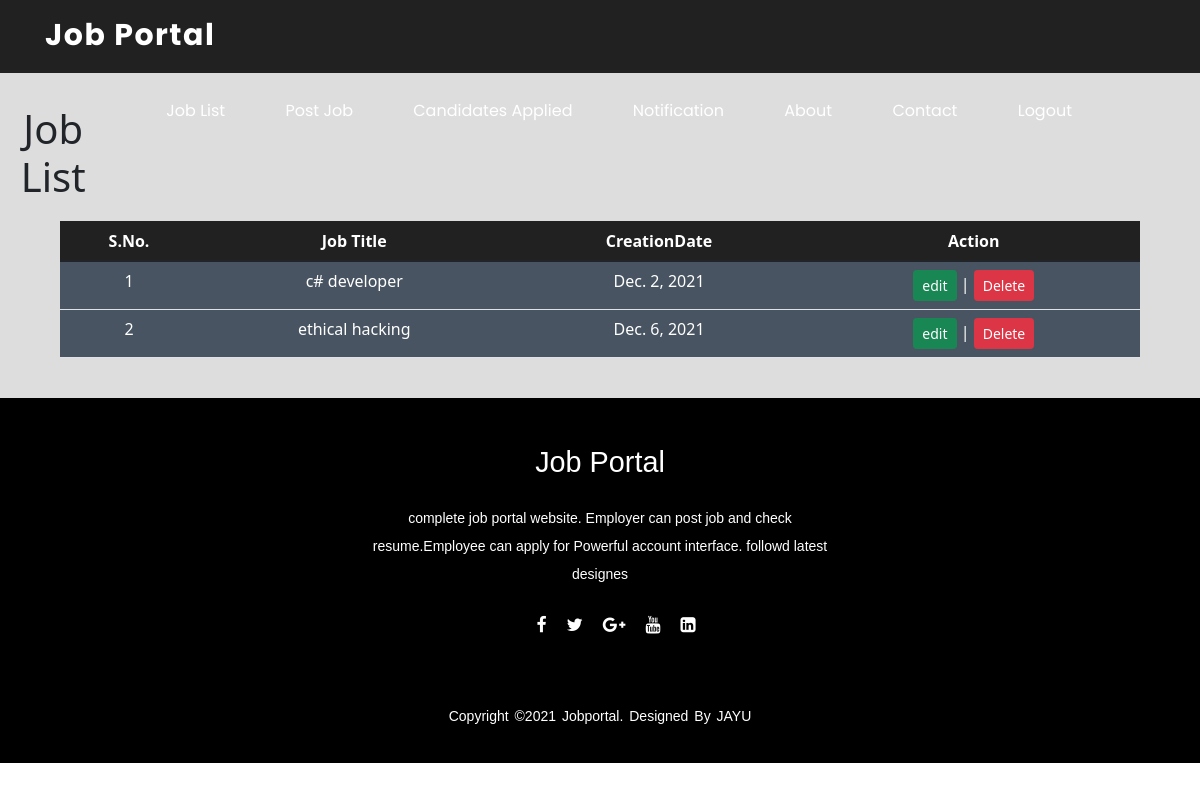
Page /job_list/ (signed in) on the earlier database version.
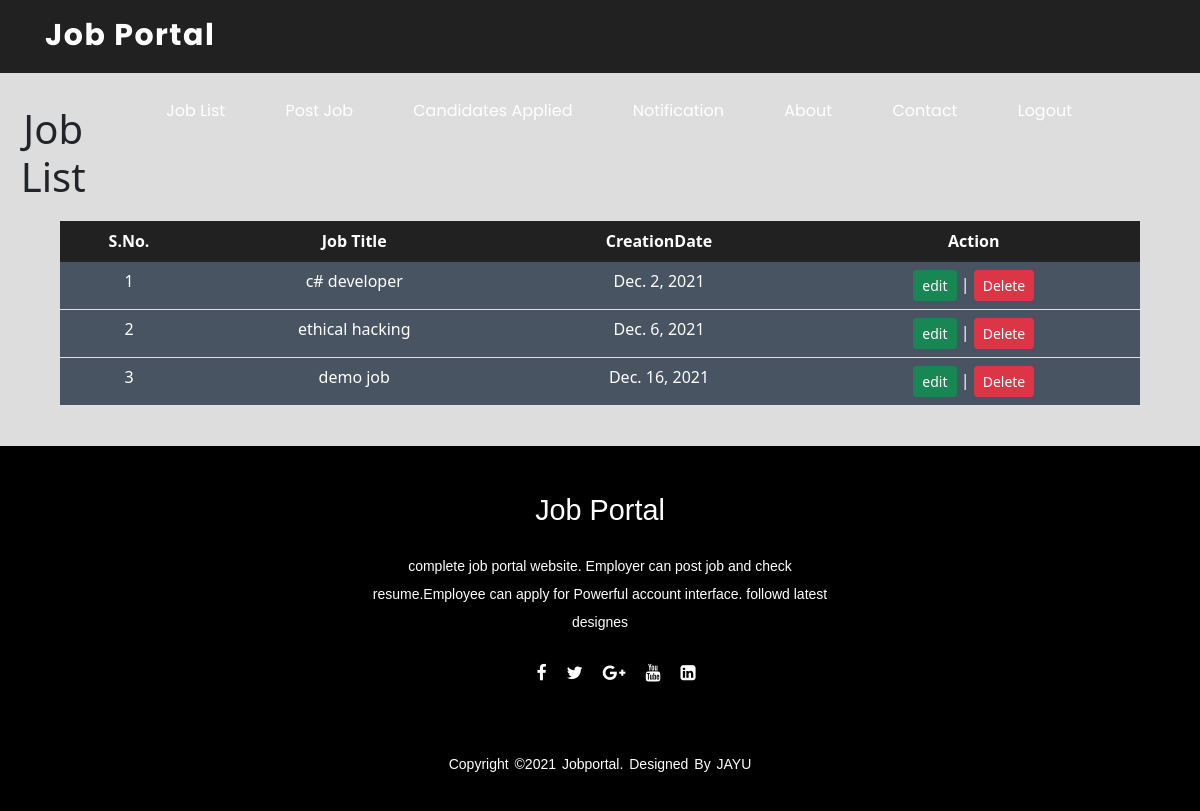
Same page on the later database version.
### job/models.py (models this page shows, shortened)
class jobs(models.Model):
    recruiter1 = models.ForeignKey(recruiter,on_delete=models.CASCADE)
    start_date=models.DateField()
    end_date=models.DateField()
    title=models.CharField(max_length=20)
    salary=models.FloatField(max_length=20)
    description=models.CharField(max_length=100)
    image=models.FileField()
    experience=models.CharField(max_length=100)
    location=models.CharField(max_length=20)
    skills=models.CharField(max_length=100)
    creation_date=models.DateField()

### job/views.py (the view)
# urls.py: path('job_list/',views.job_list,name='job_list'),
def job_list(request):
    if not request.user.is_authenticated:
        return redirect('recruiter_login')
    user=request.user
    recruiter2=recruiter.objects.get(user=user)
    job=jobs.objects.filter(recruiter1=recruiter2)
    d={'job':job}
    return render(request,'job/job_list.html',d)

### templates/job/job_list.html (shortened to what this page needs)
{% extends 'job/recruiter_navigation.html' %}
{% load static %}
{% block content %}
<div class="bg1">
<div class="hedinglist">
<br>
<br>
<h2 style="text-align:center;font-size:40px;margin-top:-16px;">Job List </h2>
</div>
<div class="listing">
<table class="table table-hover" id="example" >
<thead>
<tr style="text-align:center;">
    <th>S.No.</th>
    <th>Job Title</th>
    <th>CreationDate</th>
    <th>Action</th>
</tr>
</thead>
    <tbody>
        {% for i in job %}
            <tr style="background-color:#485461;text-align:center;">
                <td>{{forloop.counter}}</td>
                <td>{{i.title}}</td>
                <td>{{i.creation_date}}</td>
                <td><a href="{% url 'edit_jobdetail' i.id %}" class="btn btn-success btn-sm">edit</a> | <a href=" {% url 'delete_job' i.id %}" class="btn btn-danger btn-sm">Delete</a></td>
            </tr>
        {%endfor%}
    </tbody>
</table>
<br>
</div>
</div>
{% endblock content %}

Differences in the rows shown:
added jobs: title "demo job", creation_date "Dec. 16, 2021"
